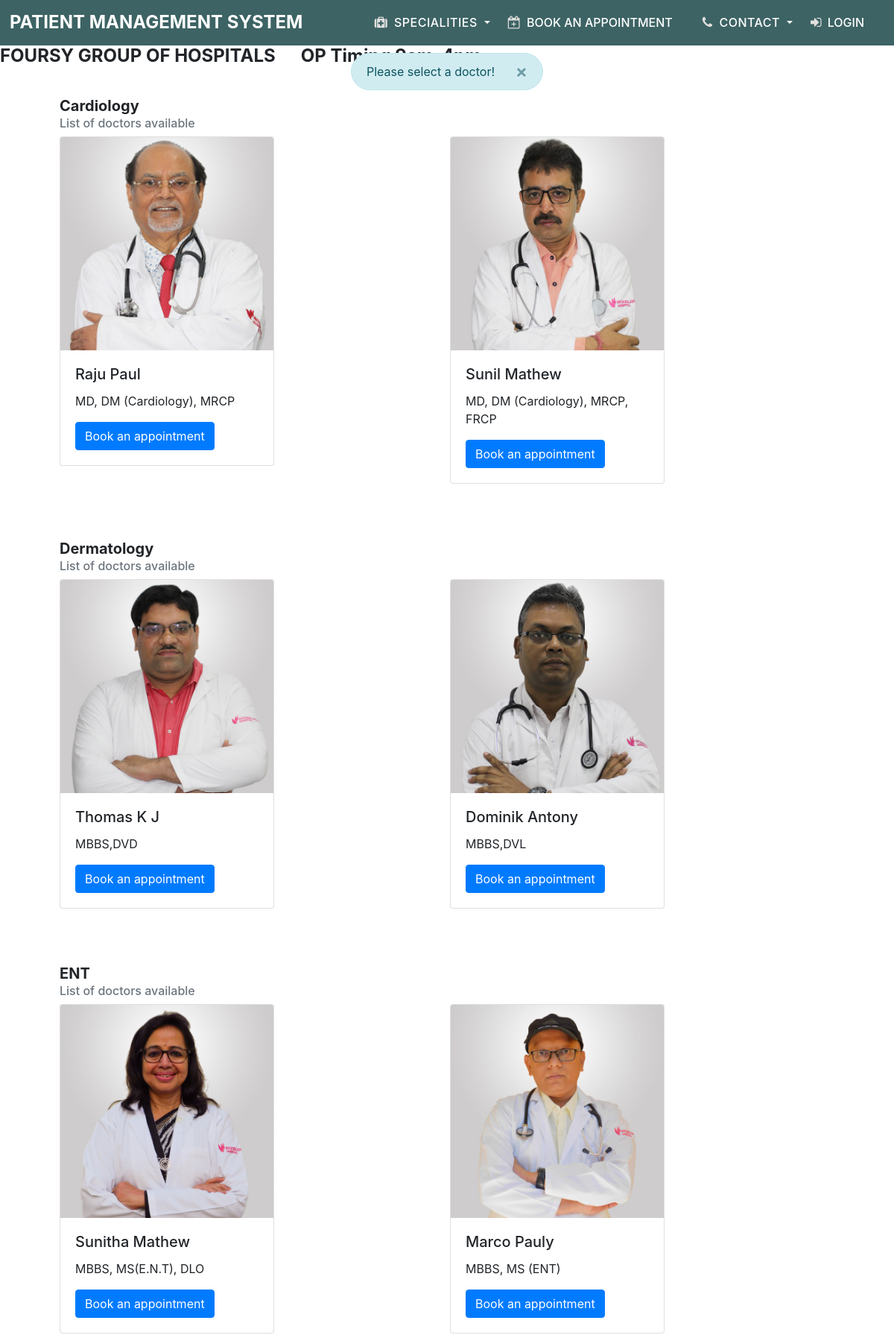
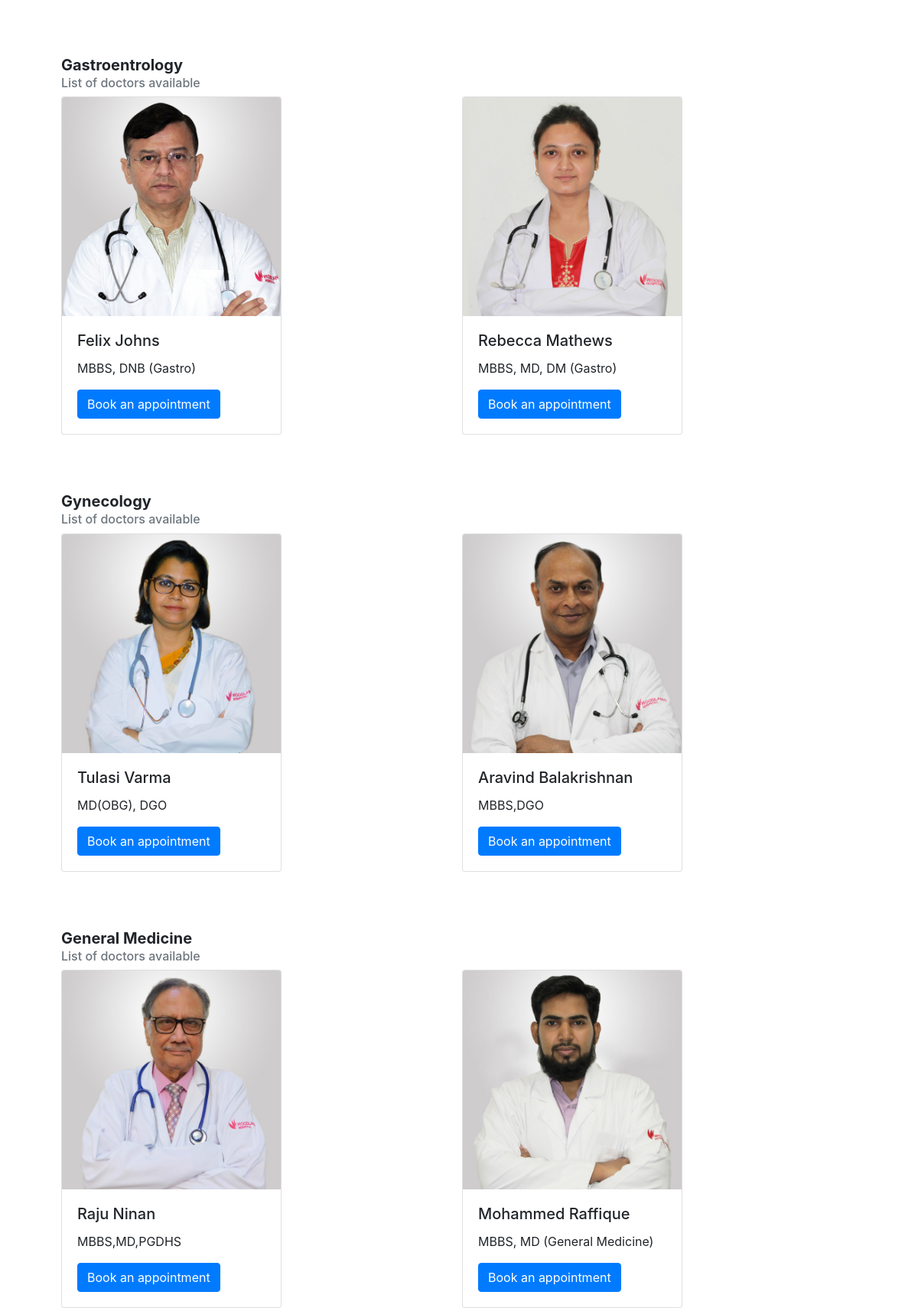
Screenshot of /select-doctor (upper part) with the database file from the repository (2 pictures, top to bottom).
### hospital/models.py (models this page shows, shortened)
class Department(models.Model):
    class Meta:
        db_table = 'department'
    name = models.CharField(max_length=100)

### accounts/models.py (models this page shows, shortened)
class User(AbstractUser):
    DOCTOR = 'D'
    PATIENT = 'P'
    USER_TYPES = [
        (DOCTOR, 'Doctor'),
        (PATIENT, 'Patient'),
    ]
    MALE = 'M'
    FEMALE = 'F'
    OTHER = 'O'
    PREFER_NOT_TO_SAY = 'N'
    GENDER = [
        (MALE, 'Male'),
        (FEMALE, 'Female'),
        (OTHER, 'Other'),
        (PREFER_NOT_TO_SAY, 'Prefer not to say')
    ]
    class Meta:
        db_table = 'user'
    user_type = models.CharField(choices=USER_TYPES, max_length=1, default=PATIENT)
    gender = models.CharField(choices=GENDER,  max_length=1, default=PREFER_NOT_TO_SAY)
    phone = PhoneNumberField(null=True, blank=True)

### profiles/models.py (models this page shows, shortened)
class DoctorProfile(models.Model):
    class Meta:
        db_table = 'doctor_profile'
    user = models.OneToOneField(
        User, on_delete=models.CASCADE,
        primary_key=True, limit_choices_to={'user_type': 'D'},
        related_name='docprofile', #* related_name is used to give alternate name to the reverse relationship
        )
    profile_pic = models.ImageField(upload_to='images/profiles/doctors') #TODO Change directory to /images/doctor/username
    qualification = models.CharField(max_length=100, blank=True, null=True)
    department = models.ForeignKey(Department, on_delete=models.CASCADE)

### appointment/views.py (the view)
# urls.py: path('select-doctor', views.doctor_list, name='doc-list'),\
def doctor_list(request):
    user = request.user
    if user.is_authenticated and user.is_doctor():
        messages.add_message(request, messages.ERROR, 'Please sign in as patient to view this page!')
        return redirect('accounts:home')
    context = {}
    depts = Department.objects.all()
    doctors = User.objects.filter(user_type='D')
    context = {'depts': depts, 'doctors': doctors}
    messages.info(request, 'Please select a doctor!')
    return render(request, 'doc.html', context=context)

### PMS/context_processors.py (called while the page is built)
def get_departments(request):
    departments = Department.objects.all()
    return {'departments': departments}

def get_time_slots(request):
    time_slot = Appointment.TIME_SLOT
    return {"time_slot": time_slot}

### appointment/templates/doc.html (shortened to what this page needs)
<!DOCTYPE html>
<html>
    <head>
        <link rel="stylesheet" href="https://cdn.jsdelivr.net/npm/bootstrap@4.0.0/dist/css/bootstrap.min.css"
>
        <link rel="stylesheet" href="https://cdnjs.cloudflare.com/ajax/libs/font-awesome/4.7.0/css/font-awesome.min.css">
    </head>
    <body>
        {% include 'navbar.html' %}
        {% include 'messages.html' %}
        <marquee width="90%" direction="left" height="100px">
            <B>
                <h4><b>FOURSY GROUP OF HOSPITALS &nbsp&nbsp&nbsp&nbsp OP Timing 9am-4pm</b></h4>
            </B>
        </marquee>
        <section>
                <div class="container container-fluid">
{% for dept in depts %}
                    <div class="card-main col-12" id="department{{ forloop.counter }}" style="width: 68rem;">
                        <div class="card-body">
                            <h5 class="card-title-main "><B>{{dept.name}}</B></h5>
                            <h6 class="card-subtitle mb-2 text-muted">List of doctors available</h6>
                            <div class="row">
    {% for doctor in doctors %}
        {% if doctor.docprofile.department.name == dept.name %}
                                <div class="col-md-6 col-sm-12 hover-zoom">
                                    <div class="card">
                                        <img class="card-img-top profile-img"
                                            src="{{doctor.docprofile.profile_pic.url}} "
                                            alt="profile-picture">
                                        <div class="card-body">
                                            <h5 class="card-title">{{doctor.get_full_name}}</h5>
                                            <p class="card-text">{{doctor.docprofile.qualification}}</p>
                                            <form action="{% url 'appointment:appointment-form' %}" method="post" id="appointment-form">
                                                <button type="submit" name="id" value="{{doctor.id}}" form="appointment-form" class="btn btn-primary streated-link">
                                                    Book an appointment
                                                </button>
                                            </form>
                                        </div>
                                    </div>
                                </div>
        {% endif %}
    {% endfor %}
                            </div>
                        </div>
                    </div>
{% endfor %}
                </div>
    </body>
</body>
</html>

### appointment/templates/doc.html (style rules this page uses)
.profile-img { width: 286px; height: 286px; object-fit: cover; }
.card-main { margin-top: 20px; transition-duration:0.5s; }
.card { margin-bottom: 15px; width: 18rem; transition-duration:0.2s; }
.card-title-main { align-items: center; }

### rows the page displays
Department: name "Cardiology"
User: docprofile.profile_pic (picture), get_full_name "Raju Paul", docprofile.qualification "MD, DM (Cardiology), MRCP", {{ doctor.id }} 9 (drawn)
User: docprofile.profile_pic (picture), get_full_name "Sunil Mathew", docprofile.qualification "MD, DM (Cardiology), MRCP, FRCP", {{ doctor.id }} 10 (drawn)
Department: name "Dermatology"
User: docprofile.profile_pic (picture), get_full_name "Thomas K J", docprofile.qualification "MBBS,DVD", {{ doctor.id }} 11 (drawn)
User: docprofile.profile_pic (picture), get_full_name "Dominik Antony", docprofile.qualification "MBBS,DVL", {{ doctor.id }} 12 (drawn)
Department: name "ENT"
User: docprofile.profile_pic (picture), get_full_name "Sunitha Mathew", docprofile.qualification "MBBS, MS(E.N.T), DLO", {{ doctor.id }} 13 (drawn)
User: docprofile.profile_pic (picture), get_full_name "Marco Pauly", docprofile.qualification "MBBS, MS (ENT)", {{ doctor.id }} 14 (drawn)
Department: name "Gastroentrology"
User: docprofile.profile_pic (picture), get_full_name "Felix Johns", docprofile.qualification "MBBS, DNB (Gastro)", {{ doctor.id }} 15 (drawn)
User: docprofile.profile_pic (picture), get_full_name "Rebecca Mathews", docprofile.qualification "MBBS, MD, DM (Gastro)", {{ doctor.id }} 16 (drawn)
Department: name "Gynecology"
User: docprofile.profile_pic (picture), get_full_name "Tulasi Varma", docprofile.qualification "MD(OBG), DGO", {{ doctor.id }} 17 (drawn)
User: docprofile.profile_pic (picture), get_full_name "Aravind Balakrishnan", docprofile.qualification "MBBS,DGO", {{ doctor.id }} 18 (drawn)
Department: name "General Medicine"
User: docprofile.profile_pic (picture), get_full_name "Raju Ninan", docprofile.qualification "MBBS,MD,PGDHS", {{ doctor.id }} 19 (drawn)
User: docprofile.profile_pic (picture), get_full_name "Mohammed Raffique", docprofile.qualification "MBBS, MD (General Medicine)", {{ doctor.id }} 20 (drawn)

### other values shown
{{ message }} "Please select a doctor!"
